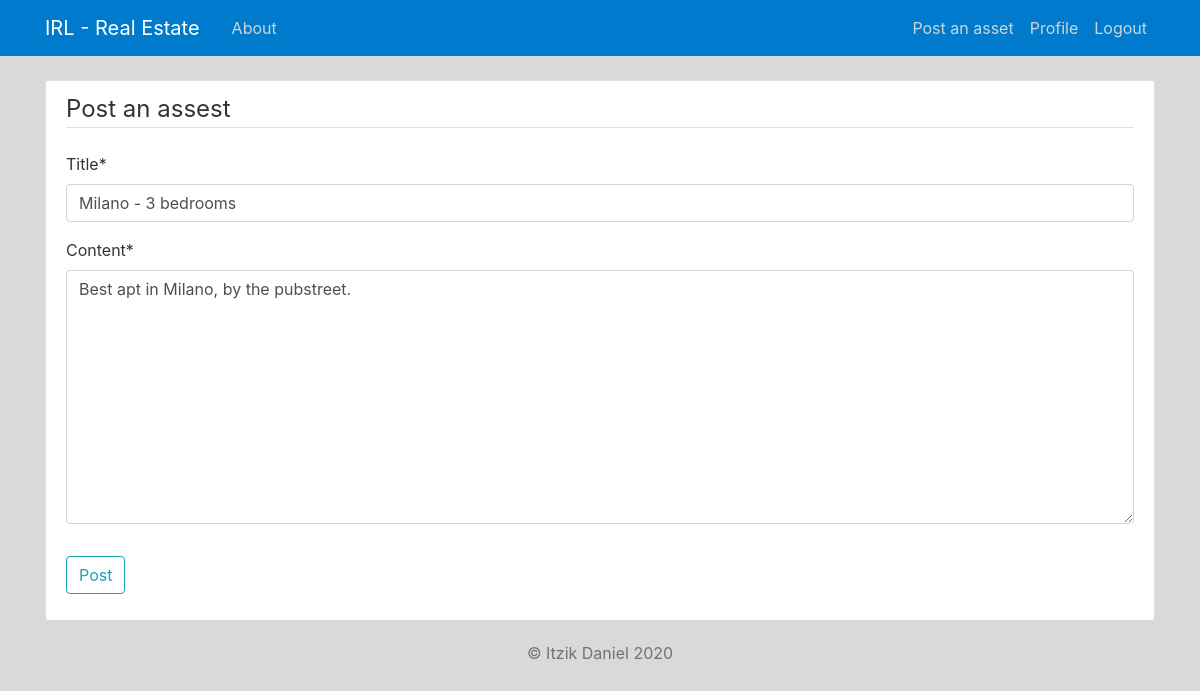
/post/42/update/ (signed in), run on the app's committed database.
### blog/models.py (models this page shows, shortened)
class Post(models.Model):
    title = models.CharField(max_length=30)
    content = models.TextField()
    price = models.CharField(max_length=10)
    date_posted = models.DateTimeField(default=timezone.now)
    author = models.ForeignKey(User, on_delete=models.CASCADE)
    image = models.ImageField(upload_to='images', blank=False)
    image_sec = models.ImageField(upload_to='images', blank=False)
    image2_third = models.ImageField(upload_to='images', blank=False)

### blog/views.py (the view, shortened to what this page needs)
# urls.py: path('post/<int:pk>/update/', PostUpdateView.as_view(), name='post-update'),
class PostUpdateView(LoginRequiredMixin, UserPassesTestMixin, UpdateView):
    model = Post
    fields = ['title', 'content']
    def test_func(self):
        post = self.get_object()
        if self.request.user == post.author:
            return True
        return False

### blog/templates/blog/post_form.html (shortened to what this page needs)
{% extends "blog/base.html" %}
{% load crispy_forms_tags %}
{% block content %}
    <div class="content-section">
        <form method="POST"  enctype="multipart/form-data">
            <fieldset class="form-group">
                <legend class="border-bottom mb-4">Post an assest</legend>
                {{ form|crispy }}
            </fieldset>
            <div class="form-group">
                <button class="btn btn-outline-info" type="submit">Post</button>
            </div>
        </form>
    </div>
{% endblock content %}

### blog/static/blog/main.css (style rules this page uses)
body { background: #d9d9d9; color: #333333; margin-top: 5rem; }
.content-section { background: #ffffff; padding: 10px 20px; border: 1px solid #dddddd; border-radius: 3px; margin-bottom: 20px; }

### data on the page
Post: title "Milano - 3 bedrooms", content "Best apt in Milano, by the pubstreet."
